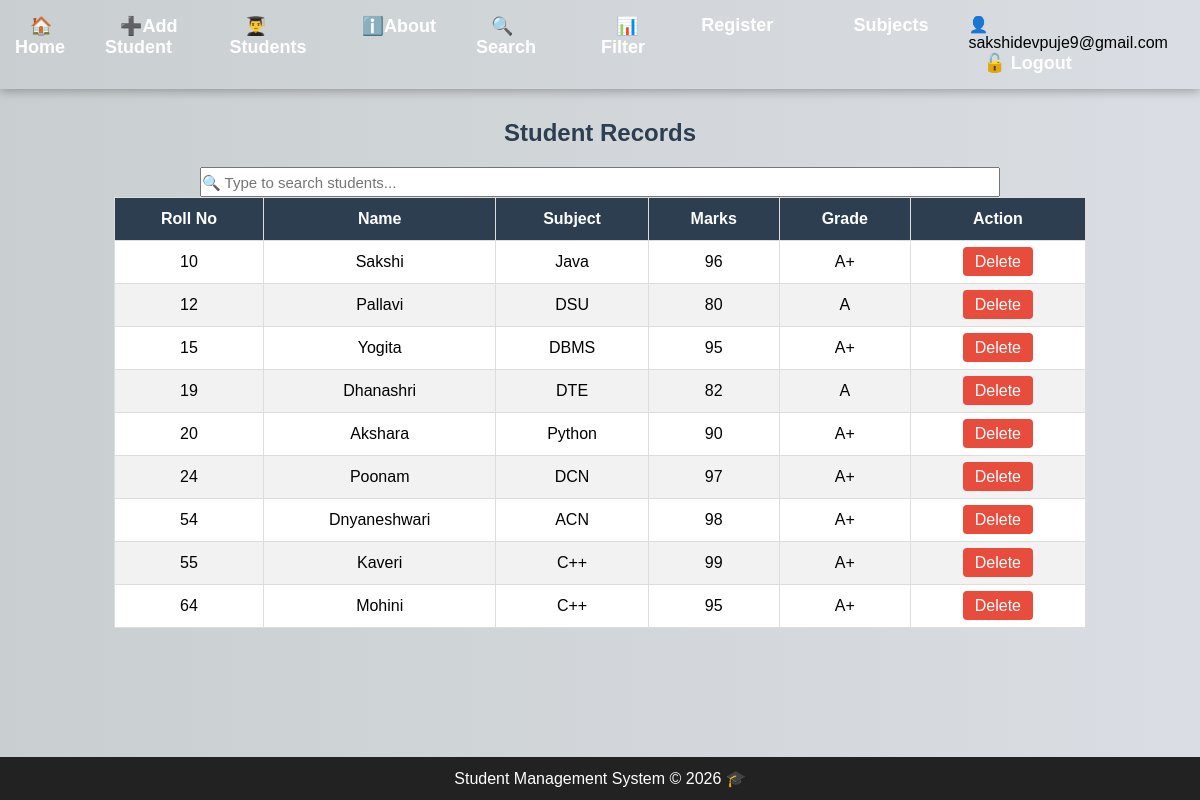
The app's page /students (signed in) with its own data.
### tables this page shows
CREATE TABLE students (
    Rollno INTEGER PRIMARY KEY,
    Name TEXT NOT NULL,
    Subject TEXT NOT NULL,
    Marks INTEGER NOT NULL,
    Grade TEXT,
    Action TEXT
);

### app.py (the view)
@app.route('/students')
def students():
    conn = get_db()
    students = conn.execute(
        "SELECT * FROM students"
    ).fetchall()
    conn.close()
    return render_template('students.html', students=students)

### app.py (called while the page is built)
def get_db():
    conn = sqlite3.connect("student.db")
    conn.row_factory = sqlite3.Row
    return conn

### templates/students.html (shortened to what this page needs)
{% extends 'base.html' %}
{% block content %}
<h2>Student Records</h2>
<div>
<input type="text"
       id="searchInput"
       class="form-control mb-4"
       placeholder="🔍 Type to search students..."
       style="width:800px; height:30px; font-size:15px; text-align:left; margin:auto; display:block;">
</div>
<table>
    <thead>
        <tr>
            <th>Roll No</th>
            <th>Name</th>
            <th>Subject</th>
            <th>Marks</th>
            <th>Grade</th>
            <th>Action</th>
        </tr>
    </thead>
    <tbody id="tableBody">
    {% for student in students %}
    <tr data-name="{{ student['Name']|lower }}">
        <td>{{ student['Rollno'] }}</td>
        <td>{{ student['Name'] }}</td>
        <td>{{ student['Subject'] }}</td>
        <td>{{ student['Marks'] }}</td>
        <td>{{ student['Grade'] }}</td>
        <td>
            <a href="{{ url_for('delete_student', Rollno=student['Rollno']) }}" class="delete-btn">
                Delete
            </a>
        </td>
    </tr>
    {% endfor %}
    </tbody>
</table>
{% endblock %}

### templates/base.html (style rules this page uses)
* { margin:0; padding:0; box-sizing:border-box; font-family:Arial, sans-serif; }
body { background:linear-gradient(to right,#c9cfd0,#dadde3); min-height:100vh; }

### templates/students.html (style rules this page uses)
h2 { text-align:center; margin-bottom:20px; color:#2c3e50; }
table { width:90%; margin:auto; border-collapse:collapse; background:white; }
th, td { border:1px solid #ddd; padding:12px; text-align:center; }
th { background:#2c3e50; color:white; }
tr:nth-child(even) { background:#f2f2f2; }
.delete-btn { background:#e74c3c; color:white; padding:6px 12px; text-decoration:none; border-radius:4px; }

### records on screen
students: Rollno "10", Name "Sakshi", Subject "Java", Marks "96", Grade "A+"
students: Rollno "12", Name "Pallavi", Subject "DSU", Marks "80", Grade "A"
students: Rollno "15", Name "Yogita", Subject "DBMS", Marks "95", Grade "A+"
students: Rollno "19", Name "Dhanashri", Subject "DTE", Marks "82", Grade "A"
students: Rollno "20", Name "Akshara", Subject "Python", Marks "90", Grade "A+"
students: Rollno "24", Name "Poonam", Subject "DCN", Marks "97", Grade "A+"
students: Rollno "54", Name "Dnyaneshwari", Subject "ACN", Marks "98", Grade "A+"
students: Rollno "55", Name "Kaveri", Subject "C++", Marks "99", Grade "A+"
students: Rollno "64", Name "Mohini", Subject "C++", Marks "95", Grade "A+"

### other values on screen
{{ session.username }} "sakshidevpuje9@gmail.com"
